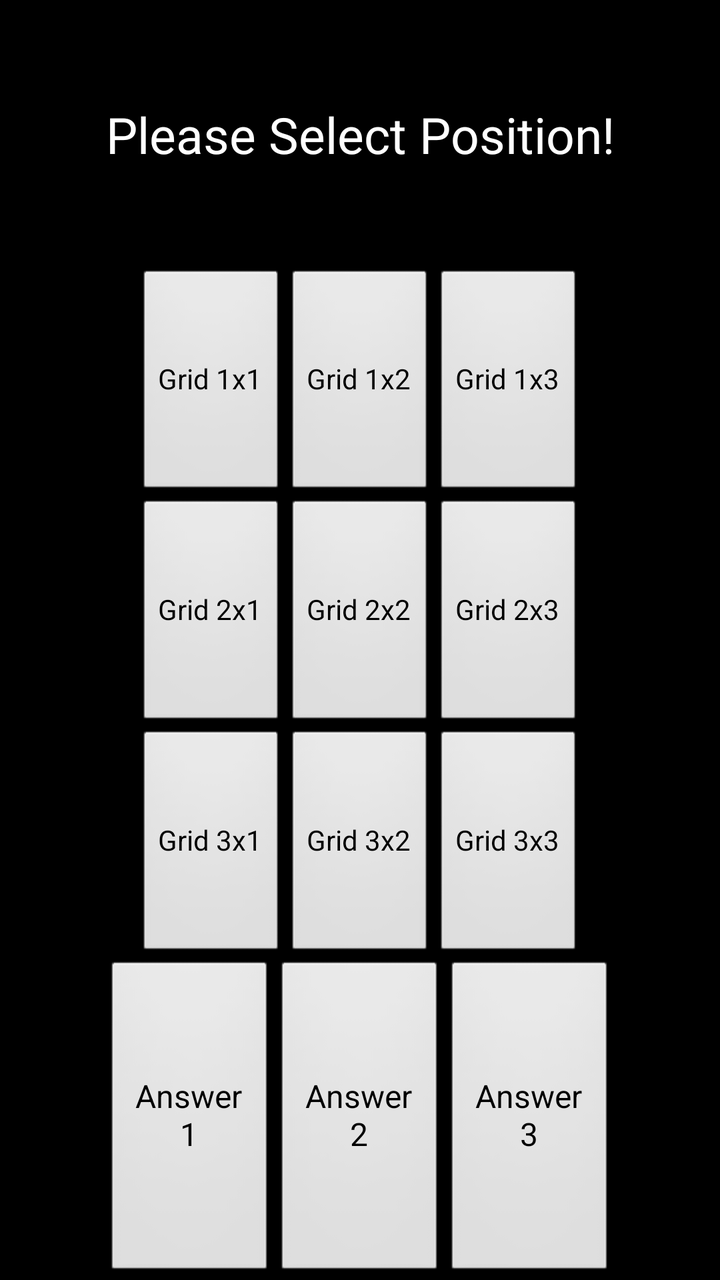
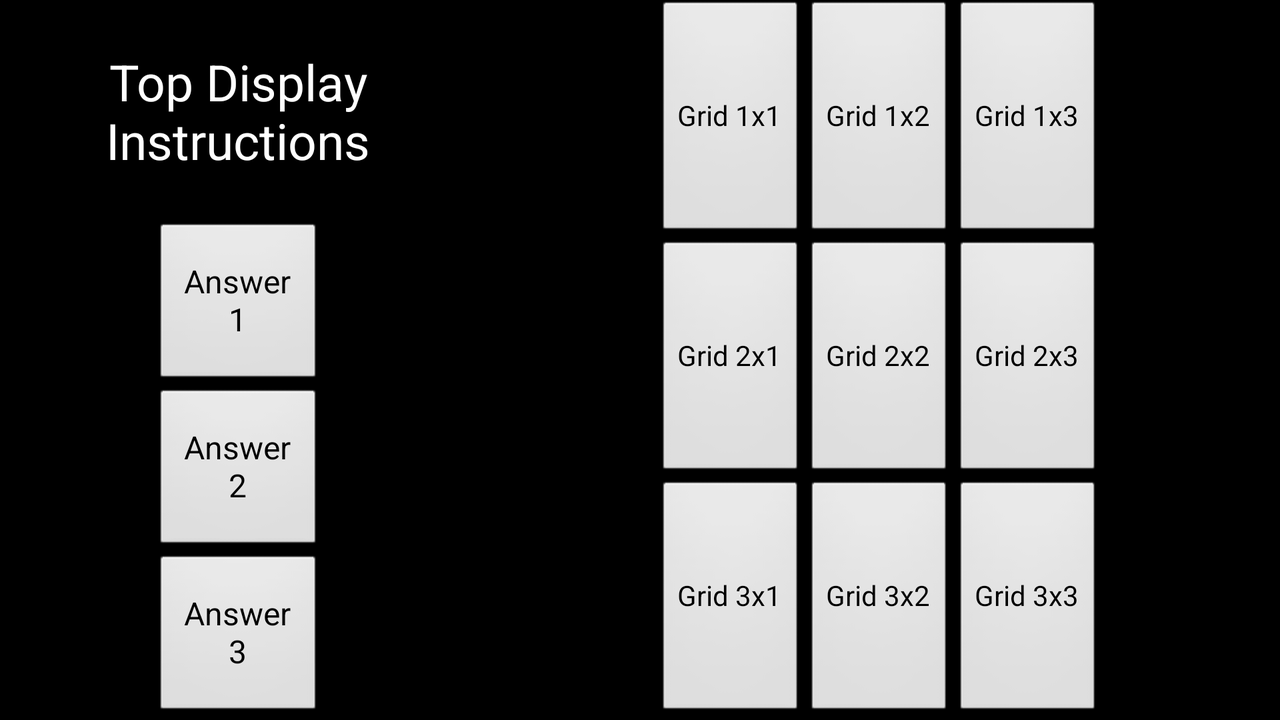

Two renders of one Android screen. The first uses the default layout on a phone; the second uses the alternative layout the repository ships for a different screen configuration, on a matching device. The two XML files are below.
<!-- AndroidManifest.xml: application theme AppTheme -->
<!-- res/layout/activity_main.xml -->
<LinearLayout
    xmlns:android="http://schemas.android.com/apk/res/android"
    xmlns:tools="http://schemas.android.com/tools"
    android:layout_width="match_parent"
    android:layout_height="match_parent"
    android:paddingLeft="@dimen/activity_horizontal_margin"
    android:paddingRight="@dimen/activity_horizontal_margin"
    android:paddingTop="@dimen/activity_vertical_margin"
    android:paddingBottom="@dimen/activity_vertical_margin"
    tools:context=".MainActivity"
    android:orientation="vertical">

    

    
    <LinearLayout
        android:id="@+id/TopLayout"
        android:layout_weight="1"
        android:layout_width="match_parent"
        android:layout_height="wrap_content"
        android:gravity="center">

        <TextView
            android:id="@+id/textView"
            android:text="Please Select Position!"
            android:layout_width="match_parent"
            android:layout_height="match_parent"
            android:layout_weight="1"
            android:gravity="center"
            style="@style/TextFormat"/>

     </LinearLayout>

    
    <LinearLayout
        android:id="@+id/middleLayout"
        android:orientation="vertical"
        android:layout_width="match_parent"
        android:layout_height="wrap_content"
        android:layout_weight="2"
        android:gravity="center">


        <LinearLayout
            android:id="@+id/gridRow1"
            android:orientation="horizontal"
            android:layout_width="match_parent"
            android:layout_height="wrap_content"
            android:layout_weight="1"
            android:gravity="center">

            <Button
                android:layout_width="wrap_content"
                android:layout_height="match_parent"
                android:text="Grid 1x1"
                android:id="@+id/grid1x1"
                android:layout_gravity="right" />

            <Button
                android:layout_width="wrap_content"
                android:layout_height="match_parent"
                android:text="Grid 1x2"
                android:id="@+id/grid1x2"
                android:layout_gravity="center_horizontal" />

            <Button
                android:layout_width="wrap_content"
                android:layout_height="match_parent"
                android:text="Grid 1x3"
                android:id="@+id/grid1x3"
                android:layout_gravity="left"/>

        </LinearLayout>

        <LinearLayout
            android:id="@+id/gridRow2"
            android:orientation="horizontal"
            android:layout_width="match_parent"
            android:layout_height="wrap_content"
            android:layout_weight="1"
            android:gravity="center">

            <Button
                android:layout_width="wrap_content"
                android:layout_height="match_parent"
                android:text="Grid 2x1"
                android:id="@+id/grid2x1"
                android:layout_gravity="right" />

            <Button
                android:layout_width="wrap_content"
                android:layout_height="match_parent"
                android:text="Grid 2x2"
                android:id="@+id/grid2x2"
                android:layout_gravity="center_horizontal" />

            <Button
                android:layout_width="wrap_content"
                android:layout_height="match_parent"
                android:text="Grid 2x3"
                android:id="@+id/grid2x3"
                android:layout_gravity="left"/>

        </LinearLayout>

        <LinearLayout
            android:id="@+id/gridRow3"
            android:orientation="horizontal"
            android:layout_width="match_parent"
            android:layout_height="wrap_content"
            android:layout_weight="1"
            android:gravity="center">

            <Button
                android:layout_width="wrap_content"
                android:layout_height="match_parent"
                android:text="Grid 3x1"
                android:id="@+id/grid3x1"
                android:layout_gravity="right" />

            <Button
                android:layout_width="wrap_content"
                android:layout_height="match_parent"
                android:text="Grid 3x2"
                android:id="@+id/grid3x2"
                android:layout_gravity="center_horizontal" />

            <Button
                android:layout_width="wrap_content"
                android:layout_height="match_parent"
                android:text="Grid 3x3"
                android:layout_gravity="left"
                android:id="@+id/grid3x3" />

        </LinearLayout>

    </LinearLayout>

    
    <LinearLayout
        android:id="@+id/bottonLayout"
        android:orientation="horizontal"
        android:layout_width="match_parent"
        android:layout_height="wrap_content"
        android:layout_weight="1"
        android:gravity="center">

        <Button
            android:layout_height="match_parent"
            android:text="Answer 1"
            android:id="@+id/answers1"
            android:layout_gravity="right"
            android:onClick="ansClick"
            style="@style/Answerbuttons"/>

        <Button
            android:layout_height="match_parent"
            android:text="Answer 2"
            android:id="@+id/answers2"
            android:layout_gravity="center_horizontal"
            android:onClick="ansClick"
            style="@style/Answerbuttons"/>

        <Button
            android:layout_height="match_parent"
            android:text="Answer 3"
            android:id="@+id/answers3"
            android:layout_gravity="left"
            android:onClick="ansClick"
            style="@style/Answerbuttons"/>

    </LinearLayout>

</LinearLayout>
<!-- resources referenced by this layout -->
<resources>
  <style name="Answerbuttons" parent="android:Theme.Black.NoTitleBar">
          <item name="android:layout_width">85dip</item>
      </style>
  <style name="TextFormat" parent="android:Theme.Black.NoTitleBar">
          <item name="android:textSize">25dip</item>
      </style>
  <style name="AppTheme" parent="android:Theme.Black.NoTitleBar">
          
  
      </style>
</resources>
<!-- res/layout-land/activity_main.xml (the author's variant of the layout above) -->
<!-- drawn on the phone turned sideways -->
<LinearLayout
    xmlns:android="http://schemas.android.com/apk/res/android"
    xmlns:tools="http://schemas.android.com/tools"
    android:layout_width="match_parent"
    android:layout_height="match_parent"
    android:paddingLeft="@dimen/activity_horizontal_margin"
    android:paddingRight="@dimen/activity_horizontal_margin"
    android:paddingTop="@dimen/activity_vertical_margin"
    android:paddingBottom="@dimen/activity_vertical_margin"
    tools:context=".MainActivity"
    android:orientation="horizontal">

    

    
    <LinearLayout
        android:id="@+id/TopLayout"
        android:layout_weight="1"
        android:layout_width="150dip"
        android:layout_height="match_parent"
        android:gravity="left"
        android:orientation="vertical">

        <TextView
            android:id="@+id/textView"
            android:text="Top Display Instructions"
            android:layout_width="match_parent"
            android:layout_height="75dip"
            android:layout_weight="1"
            android:gravity="center"
            style="@style/TextFormat"/>

        <LinearLayout
            android:id="@+id/bottonLayout"
            android:orientation="vertical"
            android:layout_width="match_parent"
            android:layout_height="wrap_content"
            android:layout_weight="2"
            android:gravity="center">

            <Button
                android:layout_height="wrap_content"
                android:text="Answer 1"
                android:id="@+id/answers1"
                android:layout_gravity="center"
                android:layout_weight="1"
                android:onClick="ansClick"
                style="@style/Answerbuttons"/>

            <Button
                android:layout_height="wrap_content"
                android:text="Answer 2"
                android:id="@+id/answers2"
                android:layout_gravity="center"
                android:layout_weight="1"
                android:onClick="ansClick"
                style="@style/Answerbuttons"/>

            <Button
                android:layout_height="wrap_content"
                android:text="Answer 3"
                android:id="@+id/answers3"
                android:layout_gravity="center"
                android:layout_weight="1"
                android:onClick="ansClick"
                style="@style/Answerbuttons"/>

        </LinearLayout>

     </LinearLayout>

    
    <LinearLayout
        android:id="@+id/middleLayout"
        android:orientation="vertical"
        android:layout_width="wrap_content"
        android:layout_height="match_parent"
        android:layout_weight="2"
        android:gravity="right">


        <LinearLayout
            android:id="@+id/gridRow1"
            android:orientation="horizontal"
            android:layout_width="match_parent"
            android:layout_height="wrap_content"
            android:layout_weight="1"
            android:gravity="center">

            <Button
                android:layout_width="wrap_content"
                android:layout_height="match_parent"
                android:text="Grid 1x1"
                android:id="@+id/grid1x1"
                android:layout_gravity="right" />

            <Button
                android:layout_width="wrap_content"
                android:layout_height="match_parent"
                android:text="Grid 1x2"
                android:id="@+id/grid1x2"
                android:layout_gravity="center_horizontal" />

            <Button
                android:layout_width="wrap_content"
                android:layout_height="match_parent"
                android:text="Grid 1x3"
                android:id="@+id/grid1x3"
                android:layout_gravity="left"/>

        </LinearLayout>

        <LinearLayout
            android:id="@+id/gridRow2"
            android:orientation="horizontal"
            android:layout_width="match_parent"
            android:layout_height="wrap_content"
            android:layout_weight="1"
            android:gravity="center">

            <Button
                android:layout_width="wrap_content"
                android:layout_height="match_parent"
                android:text="Grid 2x1"
                android:id="@+id/grid2x1"
                android:layout_gravity="right" />

            <Button
                android:layout_width="wrap_content"
                android:layout_height="match_parent"
                android:text="Grid 2x2"
                android:id="@+id/grid2x2"
                android:layout_gravity="center_horizontal" />

            <Button
                android:layout_width="wrap_content"
                android:layout_height="match_parent"
                android:text="Grid 2x3"
                android:id="@+id/grid2x3"
                android:layout_gravity="left"/>

        </LinearLayout>

        <LinearLayout
            android:id="@+id/gridRow3"
            android:orientation="horizontal"
            android:layout_width="match_parent"
            android:layout_height="wrap_content"
            android:layout_weight="1"
            android:gravity="center">

            <Button
                android:layout_width="wrap_content"
                android:layout_height="match_parent"
                android:text="Grid 3x1"
                android:id="@+id/grid3x1"
                android:layout_gravity="right" />

            <Button
                android:layout_width="wrap_content"
                android:layout_height="match_parent"
                android:text="Grid 3x2"
                android:id="@+id/grid3x2"
                android:layout_gravity="center_horizontal" />

            <Button
                android:layout_width="wrap_content"
                android:layout_height="match_parent"
                android:text="Grid 3x3"
                android:layout_gravity="left"
                android:id="@+id/grid3x3" />

        </LinearLayout>

    </LinearLayout>

</LinearLayout>
